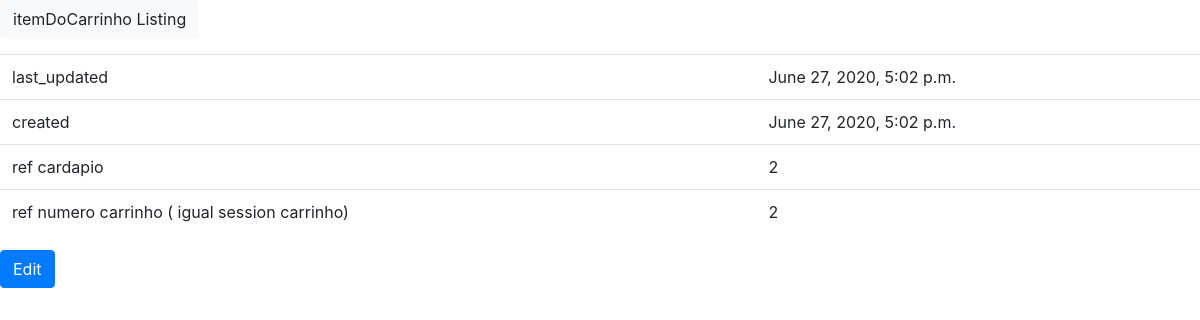
Page /pedidos/pedidos/itemDoCarrinho/detail/4/ on the committed database.
### Manada/pedidos/models.py (models this page shows, shortened)
class itemDoCarrinho(models.Model):
    referenciaOpcionais = models.ManyToManyField(opcionais, related_name='itemdocarrinho')
    referenciaCardapio = models.ForeignKey("pedidos.cardapio", on_delete=models.CASCADE, related_name = 'item')
    referenciaCarrinho = models.ForeignKey("pedidos.carrinho", on_delete=models.CASCADE, related_name='item')
    last_updated = models.DateTimeField(auto_now=True, editable=False)
    created = models.DateTimeField(auto_now_add=True, editable=False)
    class Meta:
        pass
    def get_update_url(self):
        return reverse("pedidos_itemDoCarrinho_update", args=(self.pk,))

class cardapio(models.Model):
    tiposDoCardapio = (("Lanches","Lanches"), ("Bebidas","Bebidas"),("Porções","Porções"))
    last_updated = models.DateTimeField(auto_now=True, editable=False)
    preco = models.DecimalField(decimal_places=2, max_digits=5)
    nome = models.CharField(max_length=100)
    created = models.DateTimeField(auto_now_add=True, editable=False)
    tipoDoItem = models.CharField(max_length=30, choices = tiposDoCardapio)
    descricao = models.CharField(max_length=250)
    imagem = models.URLField(blank= True)
    class Meta:
        pass
    def __str__(self):
        return str(self.pk)

class carrinho(models.Model):
    statusDoCarrinho = [("0","Pedido não-concluido pelo cliente"),("1","Pedido enviado ao restaurante"),("2","Pedido em preparo"),("3","Pedido concluido")]
    telefone = models.CharField(max_length=30)
    created = models.DateTimeField(auto_now_add=True, editable=False)
    last_updated = models.DateTimeField(auto_now=True, editable=False)
    nome = models.CharField(max_length=50)
    status = models.CharField(max_length=30, choices = statusDoCarrinho, default="0")
    class Meta:
        pass
    def __str__(self):
        return str(self.pk)

### Manada/pedidos/views.py (the view)
# urls.py: path("pedidos/itemDoCarrinho/detail/<int:pk>/", views.itemDoCarrinhoDetailView.as_view(), name="pedidos_itemDoCarrinho_detail"),
class itemDoCarrinhoDetailView(generic.DetailView):
    model = models.itemDoCarrinho
    form_class = forms.itemDoCarrinhoForm

### Manada/templates/pedidos/itemDoCarrinho_detail.html (shortened to what this page needs)
{% extends "base.html" %}
{% load static %}
{% block content %}
<p>
    <a class="btn btn-light" href="{% url 'pedidos_itemDoCarrinho_list' %}">
    itemDoCarrinho Listing
    </a>
</p>
<table class="table">
    <tr><td>last_updated</td><td>{{ object.last_updated }}</td></tr>
    <tr><td>created</td><td>{{ object.created }}</td></tr>
    <tr><td>ref cardapio</td><td>{{ object.referenciaCardapio }}</td></tr>
    <tr><td>ref numero carrinho ( igual session carrinho)</td><td>{{ object.referenciaCarrinho }}</td></tr>
</table>
<a class="btn btn-primary" href="{{object.get_update_url}}">Edit</a>
{% endblock %}

### rows in the picture
itemDoCarrinho: last_updated "June 27, 2020, 5:02 p.m.", created "June 27, 2020, 5:02 p.m.", referenciaCardapio "2", referenciaCarrinho "2"
